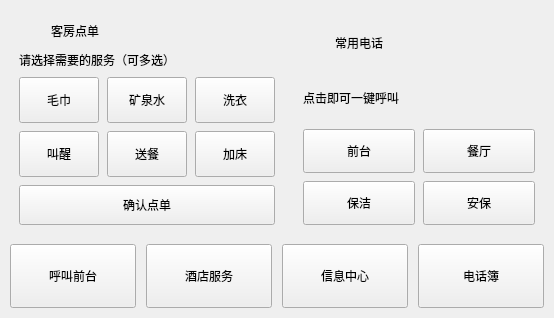
        <widget class="QWidget" name="pageService">
         <layout class="QVBoxLayout" name="pageServiceLayout">
          <property name="spacing"><number>10</number></property>
          <property name="leftMargin"><number>10</number></property>
          <property name="topMargin"><number>10</number></property>
          <property name="rightMargin"><number>10</number></property>
          <property name="bottomMargin"><number>10</number></property>
          <item>
           <layout class="QHBoxLayout" name="svcRow1">
            <property name="spacing"><number>10</number></property>
            <item>
             <widget class="QFrame" name="orderCard">
              <property name="objectName"><string>panelCard</string></property>
              <layout class="QVBoxLayout" name="orderCardLayout">
               <property name="spacing"><number>8</number></property>
               <item>
                <layout class="QHBoxLayout" name="orderTitleRow">
                 <property name="spacing"><number>8</number></property>
                 <item>
                  <widget class="QLabel" name="orderTitleIcon">
                   <property name="objectName"><string>sectionIcon</string></property>
                   <property name="minimumSize"><size><width>24</width><height>24</height></size></property>
                   <property name="maximumSize"><size><width>24</width><height>24</height></size></property>
                  </widget>
                 </item>
                 <item>
                  <widget class="QLabel" name="orderTitle">
                   <property name="objectName"><string>cardTitle</string></property>
                   <property name="text"><string>客房点单</string></property>
                  </widget>
                 </item>
                </layout>
               </item>
               <item>
                <widget class="QLabel" name="orderSub">
                 <property name="objectName"><string>cardSub</string></property>
                 <property name="text"><string>请选择需要的服务（可多选）</string></property>
                </widget>
               </item>
               <item>
                <layout class="QGridLayout" name="orderGrid">
                 <property name="spacing"><number>8</number></property>
                 <item row="0" column="0">
                  <widget class="QPushButton" name="btnOrderTowel">
                   <property name="objectName"><string>svcBtn</string></property>
                   <property name="minimumSize"><size><width>0</width><height>46</height></size></property>
                   <property name="cursor"><cursorShape>PointingHandCursor</cursorShape></property>
                   <property name="text"><string>毛巾</string></property>
                   <property name="checkable"><bool>true</bool></property>
                   <property name="icon">
                    <iconset resource="icons.qrc"><normaloff>:/icons/towel.png</normaloff></iconset>
                   </property>
                  </widget>
                 </item>
                 <item row="0" column="1">
                  <widget class="QPushButton" name="btnOrderWater">
                   <property name="objectName"><string>svcBtn</string></property>
                   <property name="minimumSize"><size><width>0</width><height>46</height></size></property>
                   <property name="cursor"><cursorShape>PointingHandCursor</cursorShape></property>
                   <property name="text"><string>矿泉水</string></property>
                   <property name="checkable"><bool>true</bool></property>
                   <property name="icon">
                    <iconset resource="icons.qrc"><normaloff>:/icons/water.png</normaloff></iconset>
                   </property>
                  </widget>
                 </item>
                 <item row="0" column="2">
                  <widget class="QPushButton" name="btnOrderLaundry">
                   <property name="objectName"><string>svcBtn</string></property>
                   <property name="minimumSize"><size><width>0</width><height>46</height></size></property>
                   <property name="cursor"><cursorShape>PointingHandCursor</cursorShape></property>
                   <property name="text"><string>洗衣</string></property>
                   <property name="checkable"><bool>true</bool></property>
                   <property name="icon">
                    <iconset resource="icons.qrc"><normaloff>:/icons/laundry.png</normaloff></iconset>
                   </property>
                  </widget>
                 </item>
                 <item row="1" column="0">
                  <widget class="QPushButton" name="btnOrderAlarm">
                   <property name="objectName"><string>svcBtn</string></property>
                   <property name="minimumSize"><size><width>0</width><height>46</height></size></property>
                   <property name="cursor"><cursorShape>PointingHandCursor</cursorShape></property>
                   <property name="text"><string>叫醒</string></property>
                   <property name="checkable"><bool>true</bool></property>
                   <property name="icon">
                    <iconset resource="icons.qrc"><normaloff>:/icons/alarm.png</normaloff></iconset>
                   </property>
                  </widget>
                 </item>
                 <item row="1" column="1">
                  <widget class="QPushButton" name="btnOrderFood">
                   <property name="objectName"><string>svcBtn</string></property>
                   <property name="minimumSize"><size><width>0</width><height>46</height></size></property>
                   <property name="cursor"><cursorShape>PointingHandCursor</cursorShape></property>
                   <property name="text"><string>送餐</string></property>
                   <property name="checkable"><bool>true</bool></property>
                   <property name="icon">
                    <iconset resource="icons.qrc"><normaloff>:/icons/food.png</normaloff></iconset>
                   </property>
                  </widget>
                 </item>
                 <item row="1" column="2">
                  <widget class="QPushButton" name="btnOrderExtraBed">
                   <property name="objectName"><string>svcBtn</string></property>
                   <property name="minimumSize"><size><width>0</width><height>46</height></size></property>
                   <property name="cursor"><cursorShape>PointingHandCursor</cursorShape></property>
                   <property name="text"><string>加床</string></property>
                   <property name="checkable"><bool>true</bool></property>
                   <property name="icon">
                    <iconset resource="icons.qrc"><normaloff>:/icons/extra-bed.png</normaloff></iconset>
                   </property>
                  </widget>
                 </item>
                </layout>
               </item>
               <item>
                <widget class="QPushButton" name="btnOrderSave">
                 <property name="objectName"><string>bigBtn</string></property>
                 <property name="minimumSize"><size><width>0</width><height>40</height></size></property>
                 <property name="cursor"><cursorShape>PointingHandCursor</cursorShape></property>
                 <property name="text"><string>确认点单</string></property>
                </widget>
               </item>
              </layout>
             </widget>
            </item>
            <item>
             <widget class="QFrame" name="phoneCard">
              <property name="objectName"><string>panelCard</string></property>
              <property name="minimumSize"><size><width>250</width><height>0</height></size></property>
              <property name="maximumSize"><size><width>270</width><height>16777215</height></size></property>
              <layout class="QVBoxLayout" name="phoneCardLayout">
               <property name="spacing"><number>8</number></property>
               <item>
                <layout class="QHBoxLayout" name="phoneTitleRow">
                 <property name="spacing"><number>8</number></property>
                 <item>
                  <widget class="QLabel" name="phoneTitleIcon">
                   <property name="objectName"><string>sectionIcon</string></property>
                   <property name="minimumSize"><size><width>24</width><height>24</height></size></property>
                   <property name="maximumSize"><size><width>24</width><height>24</height></size></property>
                  </widget>
                 </item>
                 <item>
                  <widget class="QLabel" name="phoneTitle">
                   <property name="objectName"><string>cardTitle</string></property>
                   <property name="text"><string>常用电话</string></property>
                  </widget>
                 </item>
                </layout>
               </item>
               <item>
                <widget class="QLabel" name="phoneSub">
                 <property name="objectName"><string>cardSub</string></property>
                 <property name="text"><string>点击即可一键呼叫</string></property>
                </widget>
               </item>
               <item>
                <layout class="QGridLayout" name="phoneGrid">
                 <property name="spacing"><number>8</number></property>
                 <item row="0" column="0">
                  <widget class="QPushButton" name="btnPhoneFront">
                   <property name="objectName"><string>phoneBtn</string></property>
                   <property name="minimumSize"><size><width>0</width><height>44</height></size></property>
                   <property name="cursor"><cursorShape>PointingHandCursor</cursorShape></property>
                   <property name="text"><string>前台</string></property>
                   <property name="icon">
                    <iconset resource="icons.qrc"><normaloff>:/icons/bell.png</normaloff></iconset>
                   </property>
                  </widget>
                 </item>
                 <item row="0" column="1">
                  <widget class="QPushButton" name="btnPhoneRestaurant">
                   <property name="objectName"><string>phoneBtn</string></property>
                   <property name="minimumSize"><size><width>0</width><height>44</height></size></property>
                   <property name="cursor"><cursorShape>PointingHandCursor</cursorShape></property>
                   <property name="text"><string>餐厅</string></property>
                   <property name="icon">
                    <iconset resource="icons.qrc"><normaloff>:/icons/food.png</normaloff></iconset>
                   </property>
                  </widget>
                 </item>
                 <item row="1" column="0">
                  <widget class="QPushButton" name="btnPhoneClean">
                   <property name="objectName"><string>phoneBtn</string></property>
                   <property name="minimumSize"><size><width>0</width><height>44</height></size></property>
                   <property name="cursor"><cursorShape>PointingHandCursor</cursorShape></property>
                   <property name="text"><string>保洁</string></property>
                   <property name="icon">
                    <iconset resource="icons.qrc"><normaloff>:/icons/broom.png</normaloff></iconset>
                   </property>
                  </widget>
                 </item>
                 <item row="1" column="1">
                  <widget class="QPushButton" name="btnPhoneSecurity">
                   <property name="objectName"><string>phoneBtn</string></property>
                   <property name="minimumSize"><size><width>0</width><height>44</height></size></property>
                   <property name="cursor"><cursorShape>PointingHandCursor</cursorShape></property>
                   <property name="text"><string>安保</string></property>
                   <property name="icon">
                    <iconset resource="icons.qrc"><normaloff>:/icons/lock.png</normaloff></iconset>
                   </property>
                  </widget>
                 </item>
                </layout>
               </item>
              </layout>
             </widget>
            </item>
           </layout>
          </item>
          <item>
           <layout class="QHBoxLayout" name="svcRow2">
            <property name="spacing"><number>10</number></property>
            <item>
             <widget class="QPushButton" name="btnCall">
              <property name="objectName"><string>bigBtn</string></property>
              <property name="minimumSize"><size><width>0</width><height>64</height></size></property>
              <property name="cursor"><cursorShape>PointingHandCursor</cursorShape></property>
              <property name="text"><string>呼叫前台</string></property>
              <property name="checkable"><bool>true</bool></property>
              <property name="icon">
               <iconset resource="icons.qrc"><normaloff>:/icons/phone.png</normaloff></iconset>
              </property>
             </widget>
            </item>
            <item>
             <widget class="QPushButton" name="btnService">
              <property name="objectName"><string>bigBtn</string></property>
              <property name="minimumSize"><size><width>0</width><height>64</height></size></property>
              <property name="cursor"><cursorShape>PointingHandCursor</cursorShape></property>
              <property name="text"><string>酒店服务</string></property>
              <property name="icon">
               <iconset resource="icons.qrc"><normaloff>:/icons/bell.png</normaloff></iconset>
              </property>
             </widget>
            </item>
            <item>
             <widget class="QPushButton" name="btnInfo">
              <property name="objectName"><string>bigBtn</string></property>
              <property name="minimumSize"><size><width>0</width><height>64</height></size></property>
              <property name="cursor"><cursorShape>PointingHandCursor</cursorShape></property>
              <property name="text"><string>信息中心</string></property>
              <property name="icon">
               <iconset resource="icons.qrc"><normaloff>:/icons/info.png</normaloff></iconset>
              </property>
             </widget>
            </item>
            <item>
             <widget class="QPushButton" name="btnPhoneBook">
              <property name="objectName"><string>bigBtn</string></property>
              <property name="minimumSize"><size><width>0</width><height>64</height></size></property>
              <property name="cursor"><cursorShape>PointingHandCursor</cursorShape></property>
              <property name="text"><string>电话簿</string></property>
              <property name="icon">
               <iconset resource="icons.qrc"><normaloff>:/icons/phone.png</normaloff></iconset>
              </property>
             </widget>
            </item>
           </layout>
          </item>
         </layout>
        </widget>
